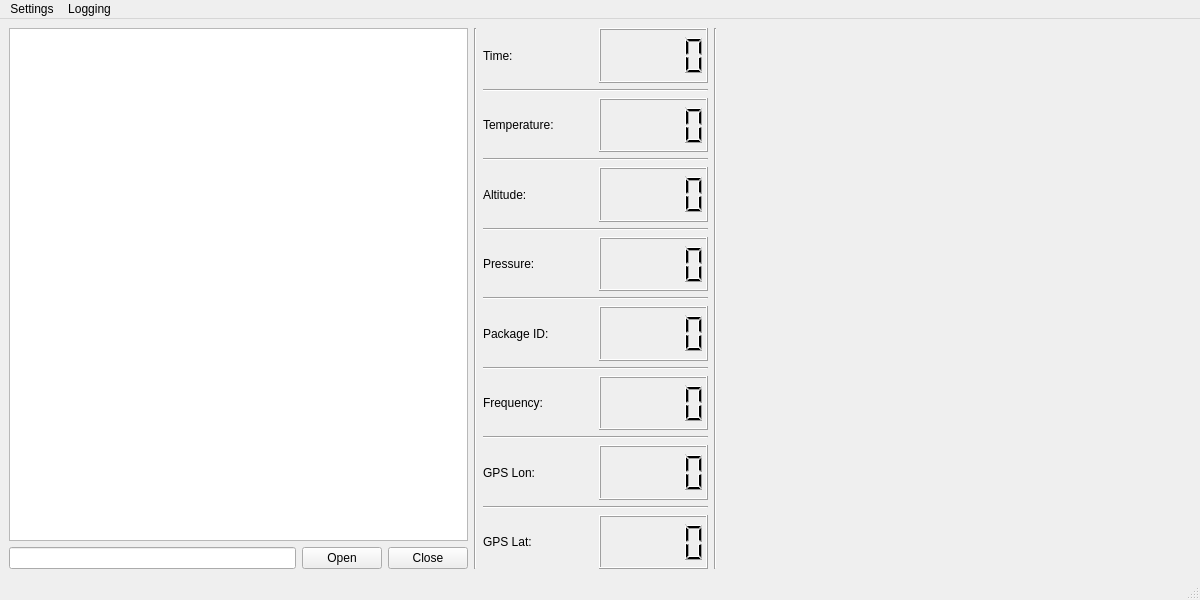
<?xml version="1.0" encoding="UTF-8"?>
<ui version="4.0">
 <class>MainWindow</class>
 <widget class="QMainWindow" name="MainWindow">
  <property name="enabled">
   <bool>true</bool>
  </property>
  <property name="geometry">
   <rect>
    <x>0</x>
    <y>0</y>
    <width>1200</width>
    <height>600</height>
   </rect>
  </property>
  <property name="windowTitle">
   <string>SRQGS</string>
  </property>
  <widget class="QWidget" name="centralwidget">
   <property name="enabled">
    <bool>true</bool>
   </property>
   <property name="acceptDrops">
    <bool>false</bool>
   </property>
   <layout class="QHBoxLayout" name="horizontalLayout_27">
    <item>
     <layout class="QHBoxLayout" name="horizontalLayout_26" stretch="2,1,2">
      <item>
       <layout class="QHBoxLayout" name="horizontalLayout_25">
        <item>
         <layout class="QVBoxLayout" name="verticalLayout_2">
          <item>
           <layout class="QGridLayout" name="gridLayout"/>
          </item>
          <item>
           <widget class="QPlainTextEdit" name="historyEdit"/>
          </item>
          <item>
           <layout class="QHBoxLayout" name="horizontalLayout_2">
            <item>
             <widget class="QLineEdit" name="writeEdit"/>
            </item>
            <item>
             <layout class="QHBoxLayout" name="horizontalLayout">
              <item>
               <widget class="QPushButton" name="openButton">
                <property name="text">
                 <string>Open</string>
                </property>
               </widget>
              </item>
              <item>
               <widget class="QPushButton" name="closeButton">
                <property name="text">
                 <string>Close</string>
                </property>
               </widget>
              </item>
             </layout>
            </item>
           </layout>
          </item>
         </layout>
        </item>
        <item>
         <widget class="Line" name="line_2">
          <property name="orientation">
           <enum>Qt::Vertical</enum>
          </property>
         </widget>
        </item>
       </layout>
      </item>
      <item>
       <layout class="QHBoxLayout" name="horizontalLayout_24">
        <item>
         <layout class="QVBoxLayout" name="verticalLayout_5">
          <item>
           <layout class="QHBoxLayout" name="horizontalLayout_23">
            <item>
             <widget class="QLabel" name="label_16">
              <property name="text">
               <string>Time:</string>
              </property>
             </widget>
            </item>
            <item>
             <widget class="QLCDNumber" name="timeLCD"/>
            </item>
           </layout>
          </item>
          <item>
           <widget class="Line" name="line_3">
            <property name="orientation">
             <enum>Qt::Horizontal</enum>
            </property>
           </widget>
          </item>
          <item>
           <layout class="QHBoxLayout" name="horizontalLayout_10">
            <item>
             <widget class="QLabel" name="label">
              <property name="text">
               <string>Temperature:</string>
              </property>
             </widget>
            </item>
            <item>
             <widget class="QLCDNumber" name="tempLCD"/>
            </item>
           </layout>
          </item>
          <item>
           <widget class="Line" name="line_4">
            <property name="orientation">
             <enum>Qt::Horizontal</enum>
            </property>
           </widget>
          </item>
          <item>
           <layout class="QHBoxLayout" name="horizontalLayout_12">
            <item>
             <widget class="QLabel" name="label_5">
              <property name="text">
               <string>Altitude:</string>
              </property>
             </widget>
            </item>
            <item>
             <widget class="QLCDNumber" name="altLCD"/>
            </item>
           </layout>
          </item>
          <item>
           <widget class="Line" name="line_5">
            <property name="orientation">
             <enum>Qt::Horizontal</enum>
            </property>
           </widget>
          </item>
          <item>
           <layout class="QHBoxLayout" name="horizontalLayout_14">
            <item>
             <widget class="QLabel" name="label_7">
              <property name="text">
               <string>Pressure:</string>
              </property>
             </widget>
            </item>
            <item>
             <widget class="QLCDNumber" name="pressLCD"/>
            </item>
           </layout>
          </item>
          <item>
           <widget class="Line" name="line_6">
            <property name="orientation">
             <enum>Qt::Horizontal</enum>
            </property>
           </widget>
          </item>
          <item>
           <layout class="QHBoxLayout" name="horizontalLayout_16">
            <item>
             <widget class="QLabel" name="label_9">
              <property name="text">
               <string>Package ID:</string>
              </property>
             </widget>
            </item>
            <item>
             <widget class="QLCDNumber" name="idLCD"/>
            </item>
           </layout>
          </item>
          <item>
           <widget class="Line" name="line_7">
            <property name="orientation">
             <enum>Qt::Horizontal</enum>
            </property>
           </widget>
          </item>
          <item>
           <layout class="QHBoxLayout" name="horizontalLayout_18">
            <item>
             <widget class="QLabel" name="label_11">
              <property name="text">
               <string>Frequency:</string>
              </property>
             </widget>
            </item>
            <item>
             <widget class="QLCDNumber" name="freqLCD"/>
            </item>
           </layout>
          </item>
          <item>
           <widget class="Line" name="line_8">
            <property name="orientation">
             <enum>Qt::Horizontal</enum>
            </property>
           </widget>
          </item>
          <item>
           <layout class="QHBoxLayout" name="horizontalLayout_20">
            <item>
             <widget class="QLabel" name="label_13">
              <property name="text">
               <string>GPS Lon:</string>
              </property>
             </widget>
            </item>
            <item>
             <widget class="QLCDNumber" name="lonLCD"/>
            </item>
           </layout>
          </item>
          <item>
           <widget class="Line" name="line_9">
            <property name="orientation">
             <enum>Qt::Horizontal</enum>
            </property>
           </widget>
          </item>
          <item>
           <layout class="QHBoxLayout" name="horizontalLayout_22">
            <item>
             <widget class="QLabel" name="label_15">
              <property name="text">
               <string>GPS Lat:</string>
              </property>
             </widget>
            </item>
            <item>
             <widget class="QLCDNumber" name="latLCD"/>
            </item>
           </layout>
          </item>
         </layout>
        </item>
        <item>
         <widget class="Line" name="line">
          <property name="orientation">
           <enum>Qt::Vertical</enum>
          </property>
         </widget>
        </item>
       </layout>
      </item>
      <item>
       <layout class="QVBoxLayout" name="verticalLayout">
        <item>
         <layout class="QHBoxLayout" name="horizontalLayout_3">
          <item>
           <widget class="QCustomPlot" name="axelPlot" native="true">
            <property name="sizePolicy">
             <sizepolicy hsizetype="Preferred" vsizetype="Preferred">
              <horstretch>0</horstretch>
              <verstretch>0</verstretch>
             </sizepolicy>
            </property>
           </widget>
          </item>
          <item>
           <widget class="QCustomPlot" name="gyroPlot" native="true"/>
          </item>
         </layout>
        </item>
        <item>
         <layout class="QHBoxLayout" name="horizontalLayout_4">
          <item>
           <widget class="QCustomPlot" name="magPlot" native="true"/>
          </item>
          <item>
           <widget class="QCustomPlot" name="pressPlot" native="true"/>
          </item>
         </layout>
        </item>
        <item>
         <layout class="QHBoxLayout" name="horizontalLayout_5">
          <item>
           <widget class="QCustomPlot" name="humPlot" native="true"/>
          </item>
          <item>
           <widget class="QCustomPlot" name="tempPlot" native="true"/>
          </item>
         </layout>
        </item>
       </layout>
      </item>
     </layout>
    </item>
   </layout>
  </widget>
  <widget class="QMenuBar" name="menubar">
   <property name="geometry">
    <rect>
     <x>0</x>
     <y>0</y>
     <width>1200</width>
     <height>22</height>
    </rect>
   </property>
   <widget class="QMenu" name="menuSettings">
    <property name="title">
     <string>Settings</string>
    </property>
    <widget class="QMenu" name="menuName">
     <property name="title">
      <string>Name</string>
     </property>
    </widget>
    <widget class="QMenu" name="menuBaud_rate">
     <property name="title">
      <string>Baud rate</string>
     </property>
     <addaction name="separator"/>
     <addaction name="action115200"/>
     <addaction name="action9600"/>
    </widget>
    <addaction name="menuName"/>
    <addaction name="menuBaud_rate"/>
    <addaction name="separator"/>
    <addaction name="actionRefresh"/>
   </widget>
   <widget class="QMenu" name="menuLogging">
    <property name="title">
     <string>Logging</string>
    </property>
    <widget class="QMenu" name="menuAutoparse">
     <property name="title">
      <string>Logging</string>
     </property>
     <addaction name="actionEnabled"/>
     <addaction name="actionDisabled"/>
    </widget>
    <addaction name="actionFilename"/>
    <addaction name="separator"/>
    <addaction name="menuAutoparse"/>
   </widget>
   <addaction name="menuSettings"/>
   <addaction name="menuLogging"/>
  </widget>
  <widget class="QStatusBar" name="statusbar"/>
  <action name="action115200">
   <property name="checkable">
    <bool>true</bool>
   </property>
   <property name="checked">
    <bool>true</bool>
   </property>
   <property name="text">
    <string>115200</string>
   </property>
  </action>
  <action name="action9600">
   <property name="checkable">
    <bool>true</bool>
   </property>
   <property name="text">
    <string>9600</string>
   </property>
  </action>
  <action name="action_dev_ttyUSB0">
   <property name="checkable">
    <bool>true</bool>
   </property>
   <property name="checked">
    <bool>false</bool>
   </property>
   <property name="text">
    <string>/dev/ttyUSB0</string>
   </property>
  </action>
  <action name="action_dev_ttyACM0">
   <property name="checkable">
    <bool>true</bool>
   </property>
   <property name="checked">
    <bool>true</bool>
   </property>
   <property name="text">
    <string>/dev/ttyACM0</string>
   </property>
  </action>
  <action name="actionFilename">
   <property name="text">
    <string>Enter path</string>
   </property>
  </action>
  <action name="actionEnabled">
   <property name="checkable">
    <bool>true</bool>
   </property>
   <property name="text">
    <string>Enabled</string>
   </property>
  </action>
  <action name="actionDisabled">
   <property name="checkable">
    <bool>true</bool>
   </property>
   <property name="text">
    <string>Disabled</string>
   </property>
  </action>
  <action name="actionOpen_charts">
   <property name="text">
    <string>Open charts</string>
   </property>
  </action>
  <action name="actionRefresh">
   <property name="text">
    <string>Refresh</string>
   </property>
  </action>
 </widget>
 <customwidgets>
  <customwidget>
   <class>QCustomPlot</class>
   <extends>QWidget</extends>
   <header>qcustomplot.h</header>
   <container>1</container>
  </customwidget>
 </customwidgets>
 <resources/>
 <connections/>
</ui>
